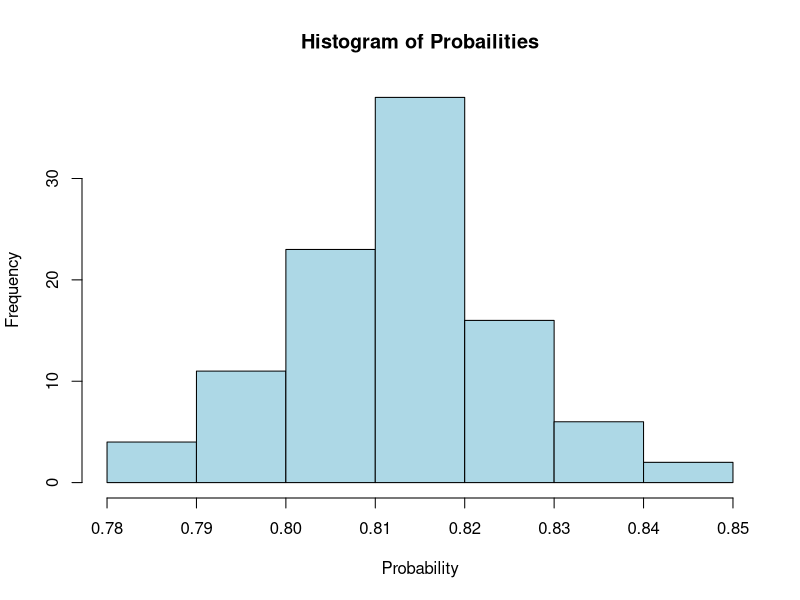

R code for this plot:
## ---- chunk 1
set.seed(123)  #Set seed for reproducibility
## ---- chunk 2
# Function to simulate if two or more people share a birthday
same_birthday_prob <- function(class_size, n_sim) {
 count_same_birthday <- 0 
 for (i in 1:n_sim) { 
   birthdays <- sample(1:365, class_size, replace = TRUE) #Generate random birthdays
   if (length(unique(birthdays)) < class_size){ 
     count_same_birthday <- count_same_birthday + 1
 }
}
return(count_same_birthday / n_sim) # Return probability
} 

# Simulation settings
 class_size <- 35
 n_sim <- 1000
 n_trials <- 100
 
 # Vector to store the probabilities from each trial
 probs <- numeric(n_trials)
 
 # Run the simulation 100 times
 for (i in 1:n_trials) {
   probs[i] <- same_birthday_prob(class_size, n_sim)
 }
 
## ---- chunk 3
# Print mean, std of probabilities

mean_probs <- mean(probs) 
sd_probs <- sd(probs)

cat("Mean Probability:", mean_probs, "\n")
cat("Standard Deviation of Probabilities:", sd_probs, "\n")

## ---- chunk 4
EV= mean_probs*1*26
cat("expected profit =", EV)

correctbet = mean_probs/(1-mean_probs)
cat("correct bet=", correctbet)

## ---- chunk 5
hist(probs, main = "Histogram of Probailities", xlab = "Probability", col = "lightblue", border = "black")

## ---- chunk 6
 # Calculate 95% Confidence Interval
error_margin <- qt(0.975, df=n_trials-1) * sd_probs / sqrt(n_trials)
conf_interval <- c(mean_probs - error_margin, mean_probs + error_margin)

cat("95% Confidence Interval for the Mean Probability:[", conf_interval[1], conf_interval[2], "]\n")

## ---- chunk 7
# Simulation settings
class_size <- 27
n_sim <- 1000
n_trials <- 100

#Vector to store the probabilities from each trial 
probs <- numeric(n_trials) 
## ---- chunk 8
#Print mean, std of probabilities

mean_probs <- mean(probs)
sd_probs <- sd(probs) 

cat 
cat("Standard Deviation of Probabilities:", sd_probs, "\n") 

## ---- chunk 9
# Simulation settings 
class_size <- 23
n_sim <- 1000
n_trials <- 100 

#Vector to store the probabilities from each trial
probs <- numeric(n_trials) 

#Run the simulation 100 times
for (i in 1:n_trials) {
  probs[i] <- same_birthday_prob(class_size, n_sim)
}

cat("probability of win =", mean(probs)) 

